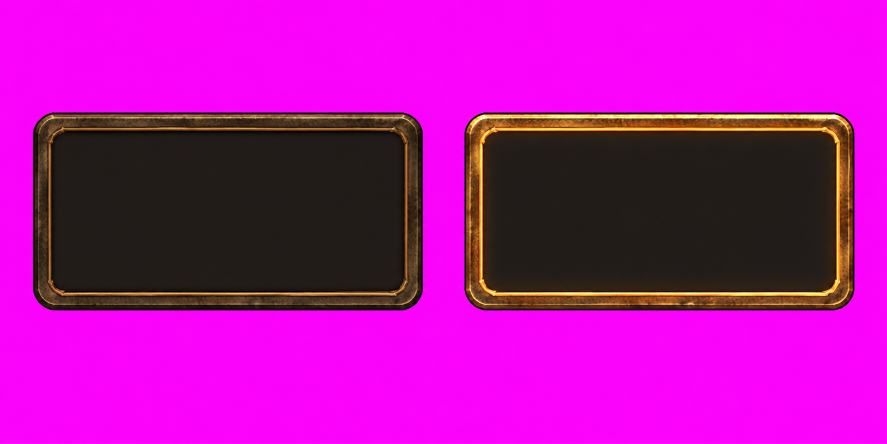
#> input picture rogue-like-play/art/ui/source/key_caps.png, 1774 x 887 px (shown at 1/2 size); its folder holds 6 pictures in this run; the run also reads 1 picture not shown here
$ python build_hud_art.py
#> lines starting #> are read from the running program, lines starting #| are printed output that depends on the picture; after the words box and inside, x2 and y2 are one past the last pixel; in counts of white or black regions, pixels touching at a corner belong together
### rogue-like-play/tools/build_stage_dioramas.py
"""Build the stage-select map's dioramas from their generated pictures.

art/hub/source/diorama_<stage>.png is the dungeon on an oval floating island,
painted on a flat magenta (#FF00FF) background. This keys the magenta out
with a soft edge, removes the magenta that bled into the edge pixels, trims
to the island with a small margin, scales to SIZE pixels square and writes
art/hub/dioramas/<stage>.png, which StageData.diorama points at.

	python tools/build_stage_dioramas.py
"""

from __future__ import annotations

from pathlib import Path

import numpy as np
from PIL import Image, ImageFilter

ROOT = Path(__file__).resolve().parent.parent
SOURCE = ROOT / "art" / "hub" / "source"
OUTPUT = ROOT / "art" / "hub" / "dioramas"
STAGES = ["ancient_ruins", "forest", "unknown"]
SIZE = 640
MARGIN = 0.03
KEY = np.array([1.0, 0.0, 1.0])
# Distance from the key colour below which a pixel is background, and above
# which it is wholly the island; between them it fades.
CLEAR = 0.32
SOLID = 0.62
# How far in from the edge, in source pixels, magenta that the painting
# itself picked up (leaves tinted pink) is taken out; the forest has no
# violet of its own, so it is cleaned deep. The sealed dungeon is
# violet on purpose, so it keeps its colour.
# From this reach on, violet within the picture is the backdrop's too.
LEAF_REACH = 60
SPILL_REACH = {"ancient_ruins": 10, "forest": 60, "unknown": 0}


def key_out(image: Image.Image, reach: int) -> Image.Image:
	rgb = np.asarray(image.convert("RGB"), dtype=np.float32) / 255.0
	# Magenta is strong red and blue with little green: measure how far a
	# pixel is from it, weighting the green that magenta lacks.
	distance = np.sqrt(((rgb - KEY) ** 2 * np.array([1.0, 1.6, 1.0])).sum(axis=2))
	alpha = np.clip((distance - CLEAR) / (SOLID - CLEAR), 0.0, 1.0)
	# Edge pixels are part magenta: take the key's share back out.
	share = (1.0 - alpha)[..., None]
	colour = np.clip((rgb - KEY * share) / np.maximum(alpha[..., None], 1e-3), 0.0, 1.0)
	# What magenta tint survives (red and blue above green) is pulled down.
	spill = np.clip(np.minimum(colour[..., 0], colour[..., 2]) - colour[..., 1], 0.0, None)
	edge = alpha < 0.98
	if reach > 0:
		# Grow the see-through region inwards to reach the tinted rim.
		clear = Image.fromarray(((alpha < 0.98) * 255).astype(np.uint8))
		edge = np.asarray(clear.filter(ImageFilter.MaxFilter(reach * 2 + 1))) > 0
	colour = np.where(edge[..., None], colour - spill[..., None] * np.array([1.0, 0.0, 1.0]), colour)
	if reach >= LEAF_REACH:
		# Leaves shaded violet by the backdrop's bounce turn to the green
		# they would have been: red and blue no higher than the green.
		violet = (colour[..., 0] > colour[..., 1]) & (colour[..., 2] > colour[..., 1])
		green = colour[..., 1:2]
		cooled = np.concatenate([np.minimum(colour[..., 0:1], green * 0.9), green, np.minimum(colour[..., 2:3], green * 1.05)], axis=2)
		colour = np.where(violet[..., None], cooled, colour)
		# Indigo is the same bounce on teal leaves: blue no higher than green.
		colour[..., 2] = np.minimum(colour[..., 2], colour[..., 1] * 1.05)
	result = np.dstack([np.clip(colour, 0.0, 1.0), alpha])
	return Image.fromarray((result * 255.0).round().astype(np.uint8), "RGBA")


# [9 lines left out: function build, not called in this run]


# [4 lines that do not run on import are left out]

### rogue-like-play/tools/build_hud_art.py
"""Build the dungeon HUD's painted parts from their generated pictures.

The pictures in art/ui/source/ were made with Codex's image generation (see
開発メモ.md): the key caps, the dialogs' plate and the talisman medallion, the
minimap's frame and markers, the message log's marks, the notice band at
the screen's top edge, the level-up cards and their rank pips, the result's
seals and the floor's aim marks. All but the aim marks (light on black,
added onto the floor) are painted on flat magenta (#FF00FF). The prompts' passage
pictures are cut from the floor tiles' own painted pictures. This keys the
backdrop out, cuts each part, fills the dialogs' plate with warm stone and
the level-up cards with the HUD's translucent ink, and scales every part
to the size the game draws it, writing art/ui/hud/*.png. The nine-patch margins in
ui/theme/dungeon_theme.tres follow the sizes printed here; update them
whenever a picture changes.

	python tools/build_hud_art.py
"""

from __future__ import annotations

from pathlib import Path

import numpy as np
from PIL import Image, ImageDraw, ImageFilter

from build_stage_dioramas import key_out

ROOT = Path(__file__).resolve().parent.parent
SOURCE = ROOT / "art" / "ui" / "source"
OUTPUT = ROOT / "art" / "ui" / "hud"
SPILL_REACH = 2
# The ink the HUD has always sat on: a warm near-black the floor shows through.
FILL = (13, 12, 11, 200)
# Key caps: drawn this tall (two pixels more than a line of 16px text).
CAP_HEIGHT = 30
# Plates are scaled so the corner brackets come out this many pixels wide.
PLATE_SCALE = 0.42
# The map frame is laid over the map (its compass sits on the map's corner),
# so its middle stays clear; the panel under the map gives the ink.
MAP_SCALE = 0.21
MEDALLION_SIZE = 44
# The minimap draws each marker at its built size; the hero largest.
MARKER_SIZES = {"stairs": 15, "enemy": 13, "item": 11, "player": 17}
MARKER_ORDER = ["stairs", "enemy", "item", "player"]
LOG_MARK_SIZE = 18
LOG_MARKS = ["victory", "harm", "floor", "supply", "news"]
# The notice band: notice_band.png holds two bands, one above the other: the
# usual one with blue gems, and the warning one with flame crests (a monster
# house, the guardian's floor). Both are drawn this tall.
NOTICE_HEIGHT = 80
# The stairs, guardian-door and exit prompts show the passage they ask about,
# cut from the floor tiles' painted pictures in art/tiles/source/.
PASSAGES = {"stairs": "descent_stairs.png", "guardian": "guardian_door.png", "exit": "return_door.png"}
PASSAGE_SIZE = 96
# Level-up cards: three frames (a new ability, a rank raised, the chosen card)
# built exactly as wide as a card, so the gem ornament in the middle of the
# top edge never stretches; the chosen frame stays clear inside, laid over.
CARD_WIDTH = 272
CARD_FILL = (16, 15, 13, 235)
GLOW = (255, 196, 102)
# How far down from the top, and across the middle, the chosen frame's gem lies.
GEM_REACH = 70
PIP_WIDTH = 24
# The seal over a run's result, and the light marks on the floor while aiming
# (painted on black; the game adds them onto the floor), at twice the tile.
SEAL_SIZE = 240
AIM_SIZE = 96
# The dialogs' plate: the HUD plate's frame round a warm dark stone. The grain
# is half the slabs' contrast, so words on it stay easy to read.
DIALOG_STONE = (30, 26, 22)
DIALOG_GRAIN = 0.5
DIALOG_ALPHA = 242


def keyed(name: str) -> Image.Image:
	return key_out(Image.open(SOURCE / name), SPILL_REACH)


def trim(image: Image.Image) -> Image.Image:
	box = image.getchannel("A").point(lambda value: 255 if value > 8 else 0).getbbox()
	return image.crop(box)


def runs(filled: np.ndarray, gap: int) -> list[tuple[int, int]]:
	"""The spans of filled lines, joining spans parted by fewer than gap."""
	spans: list[list[int]] = []
	for index in np.flatnonzero(filled):
		if spans and index - spans[-1][1] <= gap:
			spans[-1][1] = index + 1
		else:
			spans.append([int(index), int(index) + 1])
	return [(start, end) for start, end in spans]


def pieces(image: Image.Image, gap: int = 12) -> list[list[Image.Image]]:
	"""The parts of a picture, row by row, each trimmed to what it holds.

	Parts are found by the clear rows and columns between them, so a part
	may reach past an even share of the picture (the crossed swords do)."""
	alpha = np.asarray(image.getchannel("A")) > 8
	found: list[list[Image.Image]] = []
	for top, bottom in runs(alpha.any(axis=1), gap):
		band = alpha[top:bottom]
		found.append([trim(image.crop((left, top, right, bottom))) for left, right in runs(band.any(axis=0), gap)])
	return found


def scaled(image: Image.Image, factor: float) -> Image.Image:
	size = (max(1, round(image.width * factor)), max(1, round(image.height * factor)))
	return image.resize(size, Image.Resampling.LANCZOS)


def fit(image: Image.Image, extent: int) -> Image.Image:
	"""Scaled to fit a square of extent pixels, centred on a clear square."""
	factor = extent / max(image.size)
	small = scaled(image, factor)
	square = Image.new("RGBA", (extent, extent))
	square.alpha_composite(small, ((extent - small.width) // 2, (extent - small.height) // 2))
	return square


# [12 lines left out: function filled, not called in this run]


def stone_filled(frame: Image.Image) -> Image.Image:
	"""The plate as the dungeon's dialogs wear it (the level-up choice, the
	prompts, the menu, the result): its middle a warm dark stone, the hub
	slabs' grain (art/ui/slab_stone.png) at a low contrast, nearly opaque."""
	solid = frame.getchannel("A").point(lambda value: 255 if value > 8 else 0)
	ImageDraw.floodfill(solid, (frame.width // 2, frame.height // 2), 128)
	inside = solid.point(lambda value: 255 if value == 128 else 0).filter(ImageFilter.MaxFilter(7))
	grain = np.asarray(Image.open(ROOT / "art" / "ui" / "slab_stone.png").convert("L"), dtype=np.float32) / 255.0
	rows = -(-frame.height // grain.shape[0])
	columns = -(-frame.width // grain.shape[1])
	grain = np.tile(grain, (rows, columns))[: frame.height, : frame.width]
	shade = (1.0 - DIALOG_GRAIN * 0.5) + DIALOG_GRAIN * (grain - grain.mean())
	stone = np.zeros((frame.height, frame.width, 4), dtype=np.float32)
	stone[..., 0:3] = np.array(DIALOG_STONE, dtype=np.float32) * shade[..., None]
	stone[..., 3] = DIALOG_ALPHA
	under = Image.new("RGBA", frame.size)
	under.paste(Image.fromarray(np.clip(stone, 0, 255).astype(np.uint8), "RGBA"), mask=inside)
	under.alpha_composite(frame)
	return under


# [36 lines left out: functions gilded_glow, lit, not called in this run]


def save(image: Image.Image, name: str) -> None:
	OUTPUT.mkdir(parents=True, exist_ok=True)
	image.save(OUTPUT / f"{name}.png")
	print(f"{name}.png {image.size}")


def build() -> None:
	[[normal, active]] = pieces(keyed("key_caps.png"))
#> in key_out, `edge = alpha < 0.98`: edge: shape (887, 1774) bool; 61% white; 2 black regions, box (x1, y1, x2, y2) and area: (929, 225, 1709, 621) 307058, (66, 225, 846, 621) 307056
#> in key_out, `edge = np.asarray(clear.filter(ImageFilter.MaxFilter(reach * 2 + 1))) ..`:
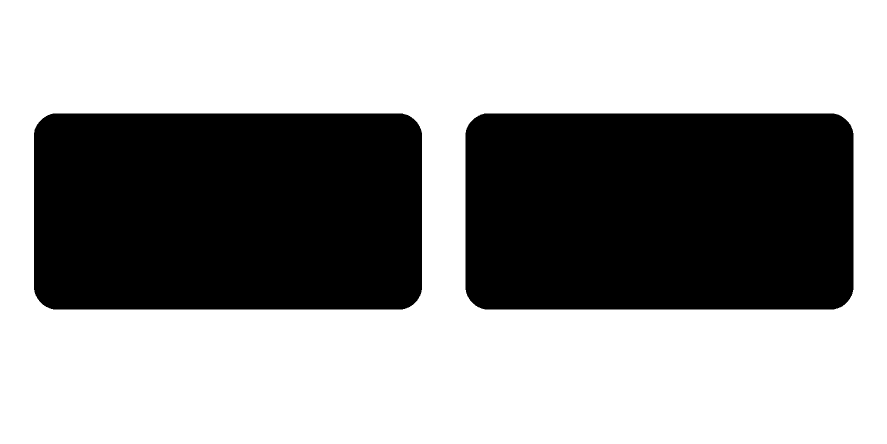
#> edge: shape (887, 1774) bool (shown at 1/2 size); 61.6% white; 2 black regions, box (x1, y1, x2, y2) and area: (931, 227, 1707, 619) 302370, (68, 227, 844, 619) 302368
#> in pieces, `alpha = np.asarray(image.getchannel("A")) > 8`: alpha: shape (887, 1774) bool; 39% white; 2 white regions, box (x1, y1, x2, y2) and area: (929, 225, 1709, 621) 307137, (66, 225, 846, 621) 307123
#> the loop in pieces, `for top, bottom in runs(alpha.any(axis=1), gap):` made 1 pass
#> (top, bottom) on pass 1: (225, 621)
#> after the loop in pieces, `for top, bottom in runs(alpha.any(axis=1), gap):`: found = 1 item
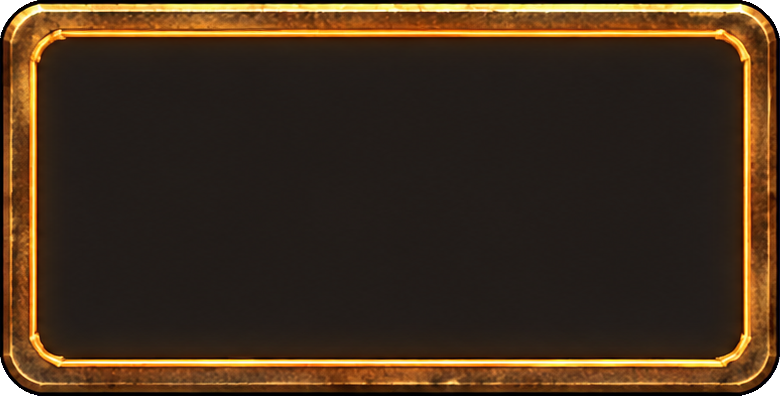
#> active: PIL image 780x396 RGBA; mean R, G, B, A 64.7, 47.5, 27.8, 253.5; transparent parts drawn white
	for image, name in ((normal, "key_cap"), (active, "key_cap_active")):
		save(scaled(image, CAP_HEIGHT / image.height), name)
#> this loop made 2 passes
#> size in scaled on passes 1 to 2: (59, 30), (59, 30)
#| key_cap.png (59, 30)
#| key_cap_active.png (59, 30)
	# The HUD's own plates (the frame in ink, and a gilt one for the aim) are
	# retired: the HUD stands on the floor, and only the dialogs keep the frame.
	[[normal, _gilt], [medallion]] = pieces(keyed("hud_plates.png"))
#> call 2 of keyed, with name = 'hud_plates.png'
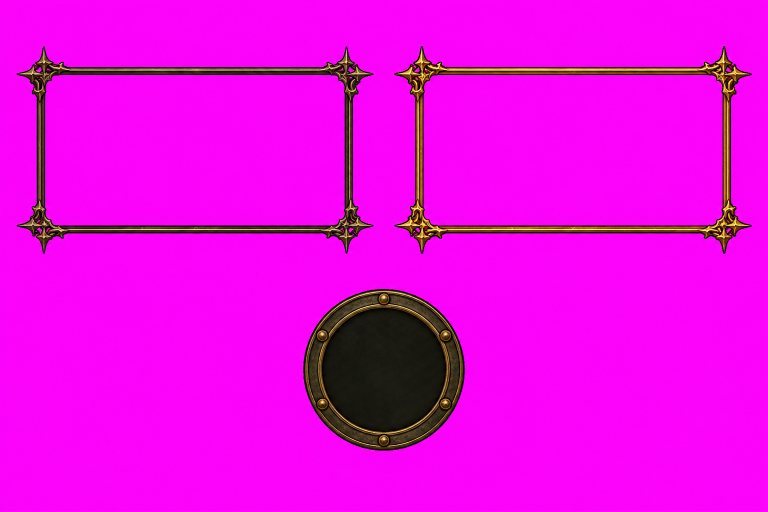
#> input picture rogue-like-play/art/ui/source/hud_plates.png, 1536 x 1024 px (shown at 1/2 size)
#> in key_out (call 2), `edge = alpha < 0.98`: edge: shape (1024, 1536) bool; 89.9% white; 3 black regions, box (x1, y1, x2, y2) and area: (606, 578, 930, 901) 81887, (788, 92, 1504, 508) 38892, (33, 92, 748, 508) 38231
#> in key_out (call 2), `edge = np.asarray(clear.filter(ImageFilter.MaxFilter(reach * 2 + 1))) ..`: edge: shape (1024, 1536) bool; 91.3% white; 3 black regions, box (x1, y1, x2, y2) and area: (608, 580, 928, 899) 79313, (793, 96, 1500, 504) 29361, (37, 98, 743, 502) 28295
#> call 2 of pieces, with gap = 12
#> in pieces (call 2), `alpha = np.asarray(image.getchannel("A")) > 8`:
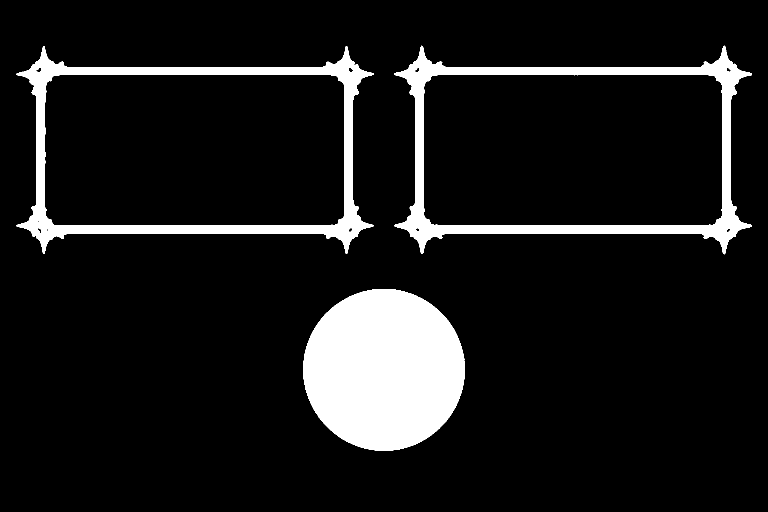
#> alpha: shape (1024, 1536) bool (shown at 1/2 size); 10.2% white; 3 white regions, box (x1, y1, x2, y2) and area: (606, 578, 930, 902) 82098, (788, 91, 1504, 509) 39315, (33, 92, 748, 508) 38827
#> the loop in pieces (call 2), `for top, bottom in runs(alpha.any(axis=1), gap):` made 2 passes
#> (top, bottom) on passes 1 to 2: (91, 509), (578, 902)
#> pass 1, in pieces (call 2), `band = alpha[top:bottom]`:
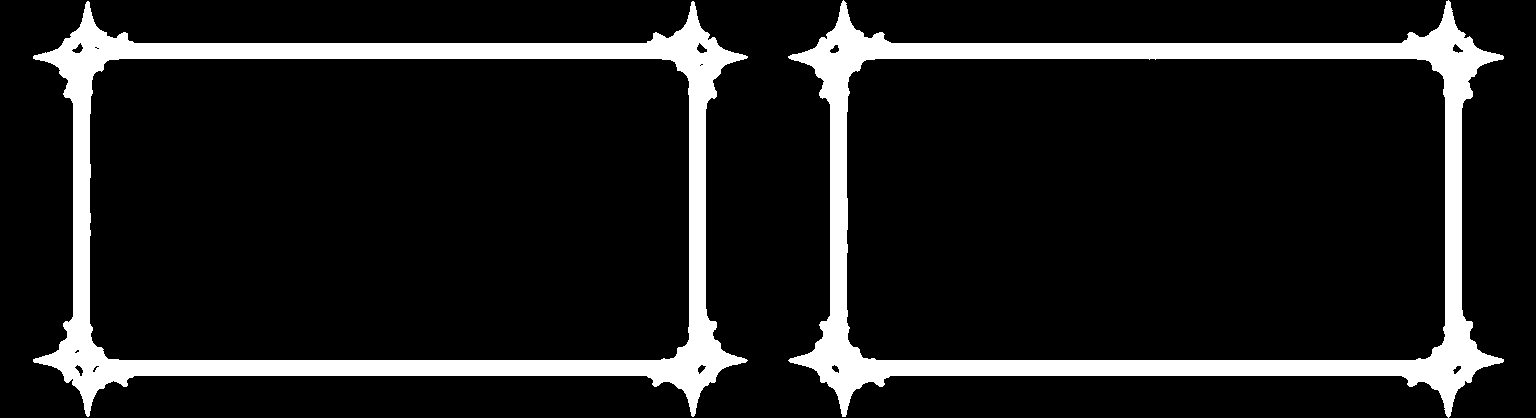
#> band: shape (418, 1536) bool; 12.2% white; 2 white regions, box (x1, y1, x2, y2) and area: (788, 0, 1504, 418) 39315, (33, 1, 748, 417) 38827
#> after the loop in pieces (call 2), `for top, bottom in runs(alpha.any(axis=1), gap):`: found = 2 items
#> normal: PIL image 715x416 RGBA
	save(stone_filled(scaled(normal, PLATE_SCALE)), "dialog_plate")
#> in stone_filled, `solid = frame.getchannel("A").point(lambda value: 255 if value > 8 els..`: solid: PIL image 300x175 L; 14.9% white; 1 white region, box (x1, y1, x2, y2) and area: (0, 0, 300, 175) 7846
#> in stone_filled, `inside = solid.point(lambda value: 255 if value == 128 else 0).filter(..`: inside: PIL image 300x175 L; 63.8% white; 1 black region, box (x1, y1, x2, y2) and area: (0, 0, 300, 175) 18996
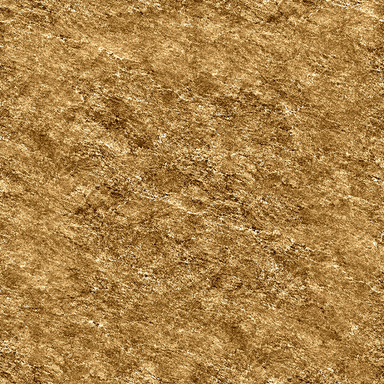
#> input picture rogue-like-play/art/ui/slab_stone.png, 384 x 384 px
#> in stone_filled, `stone[..., 3] = DIALOG_ALPHA`:
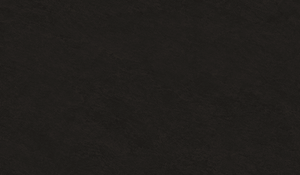
#> stone: shape (175, 300, 4) float32; mean of channels 0, 1, 2, 3 22.5, 19.5, 16.5, 242; transparent parts drawn white
#| dialog_plate.png (300, 175)
	save(fit(medallion, MEDALLION_SIZE), "medallion")
#| medallion.png (44, 44)
	save(scaled(trim(keyed("map_frame.png")), MAP_SCALE), "map_frame")
#| map_frame.png (271, 228)
	icons = [icon for row in pieces(keyed("map_markers.png")) for icon in row]
	for name, icon in zip(MARKER_ORDER, icons, strict=True):
		save(fit(icon, MARKER_SIZES[name]), f"map_{name}")
	[marks] = pieces(keyed("log_marks.png"))
	for name, icon in zip(LOG_MARKS, marks, strict=True):
		save(fit(icon, LOG_MARK_SIZE), f"log_{name}")
	[[new, raised, chosen]] = pieces(keyed("ability_cards.png"))
	for image, name, fill in ((new, "card_new", True), (raised, "card_raise", True), (chosen, "card_chosen", False)):
		card = scaled(image, CARD_WIDTH / image.width)
		save(filled(card, CARD_FILL) if fill else gilded_glow(card), name)
	[[empty, full]] = pieces(keyed("ability_pips.png"))
	for image, name in ((empty, "pip_empty"), (full, "pip_full")):
		save(scaled(image, PIP_WIDTH / image.width), name)
	[seals] = pieces(keyed("result_seals.png"))
	for image, name in zip(seals, ("seal_clear", "seal_return", "seal_defeat"), strict=True):
		save(fit(image, SEAL_SIZE), name)
	for image, name in zip(lit("aim_marks.png"), ("aim_range", "aim_target"), strict=True):
		save(image.resize((AIM_SIZE, AIM_SIZE), Image.Resampling.LANCZOS), name)
	for name, source in PASSAGES.items():
		painted = trim(key_out(Image.open(ROOT / "art" / "tiles" / "source" / source), SPILL_REACH))
		save(fit(painted, PASSAGE_SIZE), f"passage_{name}")
	[[usual], [warning]] = pieces(keyed("notice_band.png"))
	for band, name in ((usual, "notice_band"), (warning, "notice_band_warning")):
		save(scaled(band, NOTICE_HEIGHT / band.height), name)


if __name__ == "__main__":
#> (the run stopped early here; a loop or call above may not have finished)
